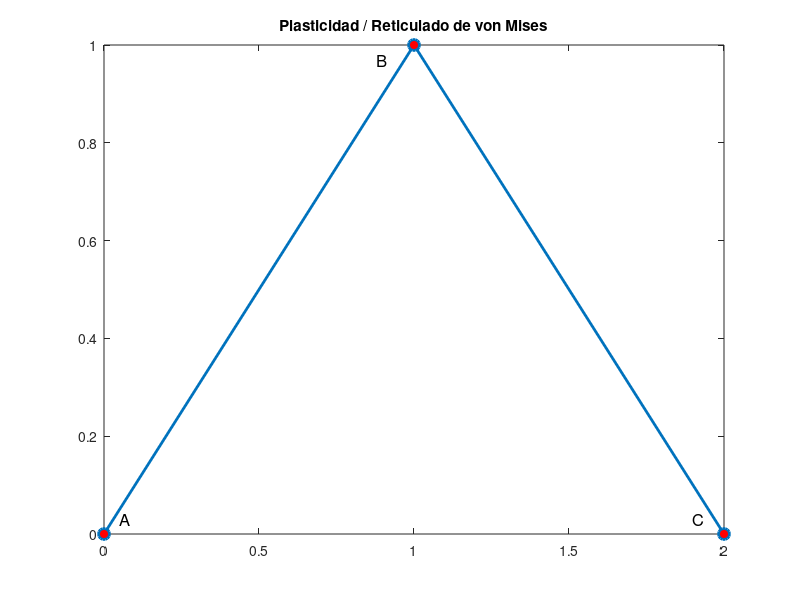

The MATLAB source for this figure: (Note: this script raises an error after producing the figure.)
%
% This program is distributed in the hope that it will be useful,
% but WITHOUT ANY WARRANTY; without even the implied warranty of
% MERCHANTABILITY or FITNESS FOR A PARTICULAR PURPOSE.  See the
% GNU General Public License for more details.
%
% Estructuras Reticuladas 3D
% Elasticidad finita /Material de Saint Venant-Kirchhoff\
% Deformación de Green-Lagrange /Hipótesis de pequeñas deformaciones\
% Plasticidad /Algoritmo de mapeo de retorno\
% Ing. Sergio A. Merlino Chiozza
%
clc; clear; clf; close all;
%
% Matriz A Nodos, Coordenadas, Restricciones y Fuerzas:
% Restringido(0), Libre(1)
%
NNodos=3; NElem=2;
%
A=[1 0 0 0 0 0 0 0 0 0;
   2 1 1 0 1 1 0 0 0 0;
   3 2 0 0 0 0 0 0 0 0];
%
% Matriz B de Conectividad:
%
B=[1 1 2;
   2 2 3];
%
x = [0 1 2];
y = [0 1 0];
z = [0 0 0];
figure(1);
plot(x,y,'o-','markersize',8,'markerfacecolor','r','linewidth',2);
text(0.05,0.03,'A','fontsize',12);
text(0.88,0.97,'B','fontsize',12);
text(1.90,0.03,'C','fontsize',12);
title('Plasticidad / Reticulado de von Mises');
hold on;
%
% Intervalos de Carga/Descarga
%
Rango=[0,28000,28000,-28300,-28300,29000,29000,-29000];
%
% Valores iniciales
%
for u=1:NElem
ep(u)=0;
alfa(u)=0;
ftrial(u)=0;
end
%
%
deltaF=10;
deltad=zeros(NElem,NNodos);
deltadn=zeros(NNodos,3);
q=zeros(NNodos,3);
epsilonn=zeros(NElem,1);
%
% Propiedades de la Estructura
% Material y Geometría
%
% Largo L inicial de los elementos
%
for u=1:NElem
            n1=B(u,2);
            n2=B(u,3);
            xn1=A(n1,2);
            yn1=A(n1,3);
            zn1=A(n1,4);
            xn2=A(n2,2);
            yn2=A(n2,3);
            zn2=A(n2,4);
            L(u)=sqrt((xn1-xn2)^2+(yn1-yn2)^2+(zn1-zn2)^2);
end
%
% Área de las barras
%
Ae=[pi*0.010^2/4;
    pi*0.012^2/4];
%
% Módulo de Elasticidad de Young
% Tensión de fluencia / Módulo de plasticidad
% Densidad de fuerza de masa
%
Ee=210e9; sy=250e6; mK=21e8; rho=7850;
%
%
for rango=1:2:length(Rango)
% Inicio del proceso de carga, hasta el valor final FF
Fj=Rango(rango);
jj=1;
%
%
% Matriz A de nodos, coordenadas, restricciones y fuerzas:
%
A=[1 0 0 0 0 0 0 0 0  0;
   2 1 1 0 1 1 0 0 Fj 0;
   3 2 0 0 0 0 0 0 0  0];
%
% Carga final
%
FF=Rango(rango+1);
SS=cell(floor(Rango(rango+1)-Rango(rango))/deltaF+1,1);
ee=cell(floor(Rango(rango+1)-Rango(rango))/deltaF+1,1);
%
while Fj~=FF
%
clc; deltad=zeros(NElem,NNodos);
%
% Aún no se alcanzó el equilibrio (equi=0)
%
equi=1;
%
% Se carga con el valor de Fj actualizado
%
A(:,9)=[0 Fj 0]';
%
% Aquí se inicia la iteración (método del gradiente conjugado)
%
cont=0;
stop=0;
%
while stop==0
%
% Matriz Kr de la estructura (matriz reducida por condiciones de borde)
%
[Kr,VEDr,T,BB]=matrixfn(ftrial,Ae,L,Ee,mK,A,B,NElem,NNodos);
%
% Matriz de Fuerzas Nodales
%
w=0;
for q=1:NNodos
    for h=1:3
        if A(q,4+h)==1
            w=w+1;
            FN(w)=A(q,7+h);
        end
    end
end
%
if cont==0
%
% Posición inicial
%
g=[1 2];
%
w=0;
for q=1:NNodos
    for h=1:3
        if A(q,4+h)==1
           w=w+1;
           A(q,1+h)=g(w);
        end
    end
end
end
%
% Método del Gradiente Conjugado
%
[A,cont,stop]=gradconj(A,Kr,FN,VEDr,NNodos,cont);
%
end
%
% Matriz de Fuerzas Nodales
%
w=0;
for q=1:NNodos
    for h=1:3
        if A(q,4+h)==1
            w=w+1;
            FN(w)=A(q,7+h);
        end
    end
end
%
% Desplazamiento nodales
%
Q=Kr\FN';
w=0;
ww=0;
for n=1:NNodos
    for h=1:3
        ww=ww+1;
        if A(n,4+h)==1
            w=w+1;
            q(ww)=Q(w);
        else
            q(ww)=0;
        end
    end
end
%
while equi~=0
%
clc;
%
% /\/\/\ Deformaciones en cada elemento /\/\/\
% /\/\/\  Algoritmo de mapeo de retorno /\/\/\
%
for u=1:NElem
    n1=B(u,2);
    n2=B(u,3);
    epsilonn(u)=epsilonn(u)+BB{u}*[deltad(u,n1) deltad(u,n2)]';
    [s(u),ep(u),alfa(u),ftrial(u)]=amr(epsilonn(u),ep(u),alfa(u),Ee,sy,mK);
end
%
% Fuerzas internas para cada elemento
%
for u=1:NElem
    vfi(u,:)=[-1 1]*s(u)*Ae(u);
end
%
fiit=zeros(NNodos,3);
for u=1:NElem
    n1=B(u,2);
    n2=B(u,3);
    xn1=A(n1,2);
    yn1=A(n1,3);
    zn1=A(n1,4);
    xn2=A(n2,2);
    yn2=A(n2,3);
    zn2=A(n2,4);
    le=sqrt((xn1-xn2)^2+(yn1-yn2)^2+(zn1-zn2)^2);
    l=(xn2-xn1)/le;
    m=(yn2-yn1)/le;
    n=(zn2-zn1)/le;
    fiit(n1,:)=fiit(n1,:)+[vfi(u,1)*l vfi(u,1)*m vfi(u,1)*n];
    fiit(n2,:)=fiit(n2,:)+[vfi(u,2)*l vfi(u,2)*m vfi(u,2)*n];
end
%
fprintf(' |Análisis Plástico-Elasticidad finita\n');
fprintf(' |Material de Saint Venant-Kirchhoff\n');
fprintf(' |Deformación de Green-Lagrange\n');
fprintf(' |Algoritmo de mapeo de retorno\n');
fprintf('\n');
fprintf(' fuerzas nodales - internas\n');
disp(fiit);
fprintf(' alfa\n');
disp(alfa);
fprintf(' ep\n');
disp(ep);
fprintf(' epsilon\n');
disp(epsilonn');
fprintf(' fluencia\n');
disp(ftrial);
%
% Reacción
%
R=[T(1,:)*q' T(2,:)*q' T(3,:)*q'; 0 0 0 ; T(7,:)*q' T(8,:)*q' T(9,:)*q']-[A(1,8) A(1,9) A(1,10); 0 0 0; A(3,8) A(3,9) A(3,10)];
%
% Fuerzas externas
%
AR=[A(:,8) A(:,9) A(:,10)];
AR=[A(:,8) A(:,9) A(:,10)]+R;
if  all(abs(AR(2,:)-fiit(2,:))<=1e-10)
    disp('/\equilibrio/\');
    fprintf('\n');
    equi=0;
    if Fj<FF
        Fj=Fj+deltaF;
      else
        Fj=Fj-deltaF;
    end
else
        equi=1;
        w=0;
        for n=1:NNodos
            for h=1:3
                if A(n,4+h)==1
                    w=w+1;
                    FND(:,h)=fiit(n,h)-AR(n,h);
                end
            end
        end
%
deltadd=-Kr\FND';
%
        w=0;
        for n=1:NNodos
            for h=1:3
                if A(n,4+h)==1
                    w=w+1;
                        if abs(deltadd(w))<1e-18
                            deltadn(n,h)=0;
                        else
                            deltadn(n,h)=deltadd(w);
                        end
                else
                    deltadn(n,h)=0;
                end
            end
        end
% Tabla de cosenos directores
% le=longitud del elemento
% l, m, n cosenos directores de cada elemento
%
for t=1:NElem
    n1=B(t,2);
    n2=B(t,3);
    xn1=A(n1,2);
    yn1=A(n1,3);
    zn1=A(n1,4);
    xn2=A(n2,2);
    yn2=A(n2,3);
    zn2=A(n2,4);
    le=sqrt((xn1-xn2)^2+(yn1-yn2)^2+(zn1-zn2)^2);
    l=(xn2-xn1)/le;
    m=(yn2-yn1)/le;
    n=(zn2-zn1)/le;
    deltad(t,n1)=deltadn(n1,1)*l+deltadn(n1,2)*m+deltadn(n1,3)*n;
    deltad(t,n2)=deltadn(n2,1)*l+deltadn(n2,2)*m+deltadn(n2,3)*n;
end
end
end
%
    SS{jj}=s';
    ee{jj}=epsilonn';
    jj=jj+1;
%
end
%
    for t = 1:(jj-1)
        x1(t)=ee{t}(1);
        y1(t)=SS{t}(1);
    end
    for t = 1:(jj-1)
        x2(t)=ee{t}(2);
        y2(t)=SS{t}(2);
    end
        figure(2);
        plot(x1,y1,'LineWidth',1.5);
        title('Plasticidad / Barra 1 --algoritmo de retorno-- \sigma(\epsilon)');
        ylabel('Tensión \sigma');
        xlabel('Deformación \epsilon');
        hold on;
        figure(3);
        plot(x2,y2,'LineWidth',1.5);
        title('Plasticidad / Barra 2 --algoritmo de retorno-- \sigma(\epsilon)');
        ylabel('Tensión \sigma');
        xlabel('Deformación \epsilon');
        hold on;
end
figure(2);
  legend({'I - Carga','II - Descarga/Carga','III - Descarga/Carga','IV - Descarga/Carga'},'location','southeast');
figure(3);
  legend({'I - Carga','II - Descarga/Carga','III - Descarga/Carga','IV - Descarga/Carga'},'location','southeast');
%
% /\Resultados/\
%
fprintf(' |Análisis Plástico-Elasticidad finita\n');
fprintf(' |Material de Saint Venant-Kirchhoff\n');
fprintf(' |Deformación de Green-Lagrange\n');
fprintf(' |Algoritmo de mapeo de retorno\n');
fprintf('\n');
% 
fprintf('Matriz K (reducida por condiciones de frontera)\n');
fprintf('\n');
    disp(Kr);
fprintf('Posición final:\n');
fprintf('\n'); 
w=0;
for q=1:NNodos
    for h=1:3
        if A(q,4+h)==1
           w=w+1;
           disp((A(q,1+h))');
        end
    end
end
fprintf('Desplazamiento vertical:\n');
fprintf('\n');
disp(1-A(2,3));
x = [0 A(2,2)/1.05 2]; % se amplifica el desplazamiento
y = [0 A(2,3)/1.05 0]; % para su visualización
z = [0 0 0];        
figure(1);
plot(x,y,'ro--','markersize',8,'markerfacecolor','b','linewidth',2);
title('Plasticidad / Reticulado de von Mises');
hold on;